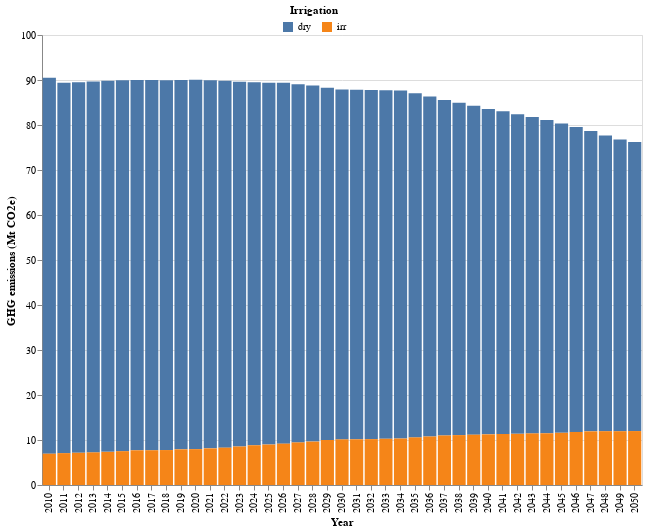

This figure's notebook cell:
### Markdown cell above
### Emissions by differrnt irrigation system

### Code cell
# HIDE CODE
# get the df and plot
GHG_dry_irr_df,GHG_dry_irr_plot = ag_lucc_GHG.plot_GHG_dry_irr()
GHG_dry_irr_plot

### Figure 1 — Vega-Lite specification as saved in the notebook (floating-point values rounded to 4 significant figures)
{"config": {"view": {"continuousWidth": 300, "continuousHeight": 300}}, "layer": [{"mark": {"type": "bar"}, "encoding": {"color": {"field": "Irrigation", "legend": {"direction": "horizontal", "legendX": 240.0, "legendY": -30, "orient": "none", "title": "Irrigation", "titleAnchor": "middle"}, "type": "nominal"}, "tooltip": [{"field": "Irrigation", "title": "Irrigation", "type": "nominal"}, {"field": "Quantity (Mt CO2e)", "format": ",.2f", "title": "GHG emissions (Mt CO2e)", "type": "quantitative"}], "x": {"axis": {"labelAngle": -90, "title": "Year"}, "field": "Year", "type": "ordinal"}, "y": {"field": "Quantity (Mt CO2e)", "scale": {"reverse": false}, "title": "GHG emissions (Mt CO2e)", "type": "quantitative"}}}], "data": {"name": "data-087a54eecedf3efe47dfad838085c6bb"}, "height": 450, "width": 600, "$schema": "https://vega.github.io/schema/vega-lite/v5.15.1.json", "datasets": {"data-087a54eecedf3efe47dfad838085c6bb": [{"Year": 2010, "Irrigation": "dry", "Quantity (Mt CO2e)": 83.56}, {"Year": 2010, "Irrigation": "irr", "Quantity (Mt CO2e)": 6.95}, {"Year": 2011, "Irrigation": "dry", "Quantity (Mt CO2e)": 82.28}, {"Year": 2011, "Irrigation": "irr", "Quantity (Mt CO2e)": 7.08}, {"Year": 2012, "Irrigation": "dry", "Quantity (Mt CO2e)": 82.34}, {"Year": 2012, "Irrigation": "irr", "Quantity (Mt CO2e)": 7.158}, {"Year": 2013, "Irrigation": "dry", "Quantity (Mt CO2e)": 82.44}, {"Year": 2013, "Irrigation": "irr", "Quantity (Mt CO2e)": 7.248}, {"Year": 2014, "Irrigation": "dry", "Quantity (Mt CO2e)": 82.47}, {"Year": 2014, "Irrigation": "irr", "Quantity (Mt CO2e)": 7.363}, {"Year": 2015, "Irrigation": "dry", "Quantity (Mt CO2e)": 82.43}, {"Year": 2015, "Irrigation": "irr", "Quantity (Mt CO2e)": 7.517}, {"Year": 2016, "Irrigation": "dry", "Quantity (Mt CO2e)": 82.3}, {"Year": 2016, "Irrigation": "irr", "Quantity (Mt CO2e)": 7.717}, {"Year": 2017, "Irrigation": "dry", "Quantity (Mt CO2e)": 82.25}, {"Year": 2017, "Irrigation": "irr", "Quantity (Mt CO2e)": 7.727}, {"Year": 2018, "Irrigation": "dry", "Quantity (Mt CO2e)": 82.2}, {"Year": 2018, "Irrigation": "irr", "Quantity (Mt CO2e)": 7.765}, {"Year": 2019, "Irrigation": "dry", "Quantity (Mt CO2e)": 82.09}, {"Year": 2019, "Irrigation": "irr", "Quantity (Mt CO2e)": 7.928}, {"Year": 2020, "Irrigation": "dry", "Quantity (Mt CO2e)": 82.1}, {"Year": 2020, "Irrigation": "irr", "Quantity (Mt CO2e)": 7.973}, {"Year": 2021, "Irrigation": "dry", "Quantity (Mt CO2e)": 81.78}, {"Year": 2021, "Irrigation": "irr", "Quantity (Mt CO2e)": 8.142}, {"Year": 2022, "Irrigation": "dry", "Quantity (Mt CO2e)": 81.53}, {"Year": 2022, "Irrigation": "irr", "Quantity (Mt CO2e)": 8.299}, {"Year": 2023, "Irrigation": "dry", "Quantity (Mt CO2e)": 81.08}, {"Year": 2023, "Irrigation": "irr", "Quantity (Mt CO2e)": 8.555}, {"Year": 2024, "Irrigation": "dry", "Quantity (Mt CO2e)": 80.66}, {"Year": 2024, "Irrigation": "irr", "Quantity (Mt CO2e)": 8.833}, {"Year": 2025, "Irrigation": "dry", "Quantity (Mt CO2e)": 80.38}, {"Year": 2025, "Irrigation": "irr", "Quantity (Mt CO2e)": 8.988}, {"Year": 2026, "Irrigation": "dry", "Quantity (Mt CO2e)": 80.18}, {"Year": 2026, "Irrigation": "irr", "Quantity (Mt CO2e)": 9.184}, {"Year": 2027, "Irrigation": "dry", "Quantity (Mt CO2e)": 79.62}, {"Year": 2027, "Irrigation": "irr", "Quantity (Mt CO2e)": 9.461}, {"Year": 2028, "Irrigation": "dry", "Quantity (Mt CO2e)": 79.15}, {"Year": 2028, "Irrigation": "irr", "Quantity (Mt CO2e)": 9.645}, {"Year": 2029, "Irrigation": "dry", "Quantity (Mt CO2e)": 78.3}, {"Year": 2029, "Irrigation": "irr", "Quantity (Mt CO2e)": 10.0}, {"Year": 2030, "Irrigation": "dry", "Quantity (Mt CO2e)": 77.72}, {"Year": 2030, "Irrigation": "irr", "Quantity (Mt CO2e)": 10.14}, {"Year": 2031, "Irrigation": "dry", "Quantity (Mt CO2e)": 77.67}, {"Year": 2031, "Irrigation": "irr", "Quantity (Mt CO2e)": 10.16}, {"Year": 2032, "Irrigation": "dry", "Quantity (Mt CO2e)": 77.59}, {"Year": 2032, "Irrigation": "irr", "Quantity (Mt CO2e)": 10.2}, {"Year": 2033, "Irrigation": "dry", "Quantity (Mt CO2e)": 77.47}, {"Year": 2033, "Irrigation": "irr", "Quantity (Mt CO2e)": 10.27}, {"Year": 2034, "Irrigation": "dry", "Quantity (Mt CO2e)": 77.36}, {"Year": 2034, "Irrigation": "irr", "Quantity (Mt CO2e)": 10.33}, {"Year": 2035, "Irrigation": "dry", "Quantity (Mt CO2e)": 76.5}, {"Year": 2035, "Irrigation": "irr", "Quantity (Mt CO2e)": 10.58}, {"Year": 2036, "Irrigation": "dry", "Quantity (Mt CO2e)": 75.53}, {"Year": 2036, "Irrigation": "irr", "Quantity (Mt CO2e)": 10.78}, {"Year": 2037, "Irrigation": "dry", "Quantity (Mt CO2e)": 74.57}, {"Year": 2037, "Irrigation": "irr", "Quantity (Mt CO2e)": 11.01}, {"Year": 2038, "Irrigation": "dry", "Quantity (Mt CO2e)": 73.86}, {"Year": 2038, "Irrigation": "irr", "Quantity (Mt CO2e)": 11.09}, {"Year": 2039, "Irrigation": "dry", "Quantity (Mt CO2e)": 73.09}, {"Year": 2039, "Irrigation": "irr", "Quantity (Mt CO2e)": 11.18}, {"Year": 2040, "Irrigation": "dry", "Quantity (Mt CO2e)": 72.29}, {"Year": 2040, "Irrigation": "irr", "Quantity (Mt CO2e)": 11.26}, {"Year": 2041, "Irrigation": "dry", "Quantity (Mt CO2e)": 71.74}, {"Year": 2041, "Irrigation": "irr", "Quantity (Mt CO2e)": 11.34}, {"Year": 2042, "Irrigation": "dry", "Quantity (Mt CO2e)": 71.04}, {"Year": 2042, "Irrigation": "irr", "Quantity (Mt CO2e)": 11.37}, {"Year": 2043, "Irrigation": "dry", "Quantity (Mt CO2e)": 70.34}, {"Year": 2043, "Irrigation": "irr", "Quantity (Mt CO2e)": 11.47}, {"Year": 2044, "Irrigation": "dry", "Quantity (Mt CO2e)": 69.59}, {"Year": 2044, "Irrigation": "irr", "Quantity (Mt CO2e)": 11.5}, {"Year": 2045, "Irrigation": "dry", "Quantity (Mt CO2e)": 68.75}, {"Year": 2045, "Irrigation": "irr", "Quantity (Mt CO2e)": 11.6}, {"Year": 2046, "Irrigation": "dry", "Quantity (Mt CO2e)": 67.78}, {"Year": 2046, "Irrigation": "irr", "Quantity (Mt CO2e)": 11.79}, {"Year": 2047, "Irrigation": "dry", "Quantity (Mt CO2e)": 66.74}, {"Year": 2047, "Irrigation": "irr", "Quantity (Mt CO2e)": 11.93}, {"Year": 2048, "Irrigation": "dry", "Quantity (Mt CO2e)": 65.73}, {"Year": 2048, "Irrigation": "irr", "Quantity (Mt CO2e)": 11.96}, {"Year": 2049, "Irrigation": "dry", "Quantity (Mt CO2e)": 64.82}, {"Year": 2049, "Irrigation": "irr", "Quantity (Mt CO2e)": 11.95}, {"Year": 2050, "Irrigation": "dry", "Quantity (Mt CO2e)": 64.24}, {"Year": 2050, "Irrigation": "irr", "Quantity (Mt CO2e)": 11.99}]}}
